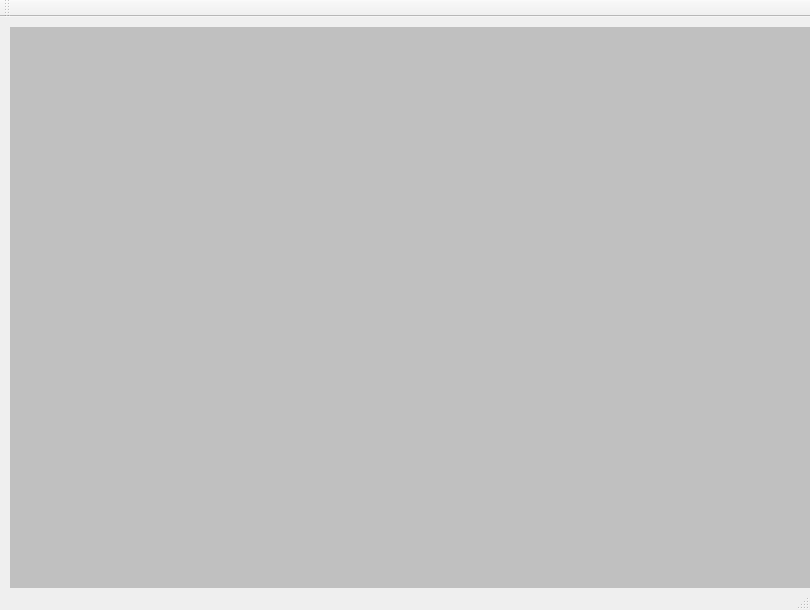
<?xml version="1.0" encoding="UTF-8"?>
<ui version="4.0">
 <class>MainWindow</class>
 <widget class="QMainWindow" name="MainWindow">
  <property name="geometry">
   <rect>
    <x>0</x>
    <y>0</y>
    <width>810</width>
    <height>610</height>
   </rect>
  </property>
  <property name="focusPolicy">
   <enum>Qt::NoFocus</enum>
  </property>
  <property name="windowTitle">
   <string>ВКР</string>
  </property>
  <widget class="QWidget" name="centralWidget">
   <widget class="OGLWidget" name="oglWidget" native="true">
    <property name="geometry">
     <rect>
      <x>10</x>
      <y>10</y>
      <width>800</width>
      <height>600</height>
     </rect>
    </property>
    <property name="focusPolicy">
     <enum>Qt::NoFocus</enum>
    </property>
    <property name="styleSheet">
     <string notr="true">background : #C0C0C0;</string>
    </property>
   </widget>
  </widget>
  <widget class="QMenuBar" name="menuBar">
   <property name="geometry">
    <rect>
     <x>0</x>
     <y>0</y>
     <width>810</width>
     <height>30</height>
    </rect>
   </property>
  </widget>
  <widget class="QToolBar" name="mainToolBar">
   <attribute name="toolBarArea">
    <enum>TopToolBarArea</enum>
   </attribute>
   <attribute name="toolBarBreak">
    <bool>false</bool>
   </attribute>
  </widget>
  <widget class="QStatusBar" name="statusBar"/>
 </widget>
 <layoutdefault spacing="6" margin="11"/>
 <customwidgets>
  <customwidget>
   <class>OGLWidget</class>
   <extends>QWidget</extends>
   <header>oglwidget.hpp</header>
   <container>1</container>
  </customwidget>
 </customwidgets>
 <resources/>
 <connections/>
</ui>
